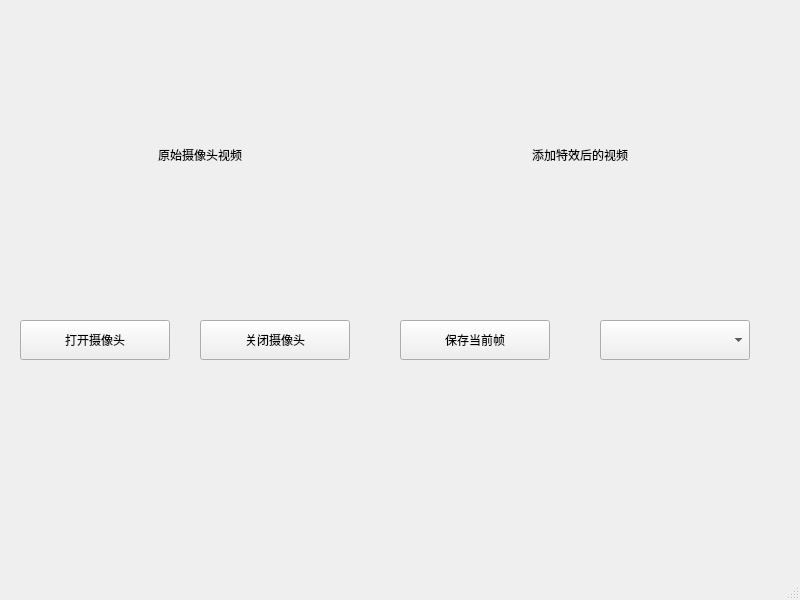
<?xml version="1.0" encoding="UTF-8"?>
<ui version="4.0">
    <class>MainWindow</class>
    <widget class="QMainWindow" name="MainWindow">
        <property name="geometry">
            <rect>
                <x>0</x>
                <y>0</y>
                <width>800</width>
                <height>600</height>
            </rect>
        </property>
        <property name="windowTitle">
            <string>视觉影像显示与采集系统</string>
        </property>
        <widget class="QWidget" name="centralwidget">
            <widget class="QLabel" name="label_camera">
                <property name="geometry">
                    <rect>
                        <x>20</x>
                        <y>20</y>
                        <width>360</width>
                        <height>270</height>
                    </rect>
                </property>
                <property name="text">
                    <string>原始摄像头视频</string>
                </property>
                <property name="alignment">
                    <set>Qt::AlignCenter</set>
                </property>
            </widget>
            <widget class="QLabel" name="label_processed">
                <property name="geometry">
                    <rect>
                        <x>400</x>
                        <y>20</y>
                        <width>360</width>
                        <height>270</height>
                    </rect>
                </property>
                <property name="text">
                    <string>添加特效后的视频</string>
                </property>
                <property name="alignment">
                    <set>Qt::AlignCenter</set>
                </property>
            </widget>
            <widget class="QPushButton" name="pushButton_openCamera">
                <property name="geometry">
                    <rect>
                        <x>20</x>
                        <y>320</y>
                        <width>150</width>
                        <height>40</height>
                    </rect>
                </property>
                <property name="text">
                    <string>打开摄像头</string>
                </property>
            </widget>
            <widget class="QPushButton" name="pushButton_closeCamera">
                <property name="geometry">
                    <rect>
                        <x>200</x>
                        <y>320</y>
                        <width>150</width>
                        <height>40</height>
                    </rect>
                </property>
                <property name="text">
                    <string>关闭摄像头</string>
                </property>
            </widget>
            <widget class="QPushButton" name="pushButton_saveFrame">
                <property name="geometry">
                    <rect>
                        <x>400</x>
                        <y>320</y>
                        <width>150</width>
                        <height>40</height>
                    </rect>
                </property>
                <property name="text">
                    <string>保存当前帧</string>
                </property>
            </widget>
            <widget class="QComboBox" name="comboBox_cameraSelect">
                <property name="geometry">
                    <rect>
                        <x>600</x>
                        <y>320</y>
                        <width>150</width>
                        <height>40</height>
                    </rect>
                </property>
                <property name="currentText">
                    <string>选择摄像头</string>
                </property>
            </widget>
        </widget>
        <widget class="QStatusBar" name="statusbar"/>
    </widget>
    <resources/>
    <connections/>
</ui>
